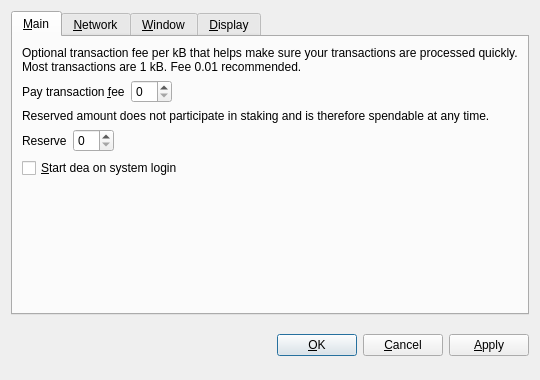
<?xml version="1.0" encoding="UTF-8"?>
<ui version="4.0">
 <class>OptionsDialog</class>
 <widget class="QDialog" name="OptionsDialog">
  <property name="geometry">
   <rect>
    <x>0</x>
    <y>0</y>
    <width>540</width>
    <height>380</height>
   </rect>
  </property>
  <property name="windowTitle">
   <string>Options</string>
  </property>
  <property name="modal">
   <bool>true</bool>
  </property>
  <layout class="QVBoxLayout" name="verticalLayout">
   <item>
    <widget class="QTabWidget" name="tabWidget">
     <property name="tabPosition">
      <enum>QTabWidget::North</enum>
     </property>
     <property name="currentIndex">
      <number>0</number>
     </property>
     <widget class="QWidget" name="tabMain">
      <attribute name="title">
       <string>&amp;Main</string>
      </attribute>
      <layout class="QVBoxLayout" name="verticalLayout_Main">
       <item>
        <widget class="QLabel" name="transactionFeeInfoLabel">
         <property name="text">
          <string>Optional transaction fee per kB that helps make sure your transactions are processed quickly. Most transactions are 1 kB. Fee 0.01 recommended.</string>
         </property>
         <property name="textFormat">
          <enum>Qt::PlainText</enum>
         </property>
         <property name="wordWrap">
          <bool>true</bool>
         </property>
        </widget>
       </item>
       <item>
        <layout class="QHBoxLayout" name="horizontalLayoutFee">
         <item>
          <widget class="QLabel" name="transactionFeeLabel">
           <property name="text">
            <string>Pay transaction &amp;fee</string>
           </property>
           <property name="textFormat">
            <enum>Qt::PlainText</enum>
           </property>
           <property name="buddy">
            <cstring>transactionFee</cstring>
           </property>
          </widget>
         </item>
         <item>
          <widget class="BitcoinAmountField" name="transactionFee"/>
         </item>
         <item>
          <spacer name="horizontalSpacerFee">
           <property name="orientation">
            <enum>Qt::Horizontal</enum>
           </property>
           <property name="sizeHint" stdset="0">
            <size>
             <width>40</width>
             <height>20</height>
            </size>
           </property>
          </spacer>
         </item>
        </layout>
       </item>
       <item>
        <widget class="QLabel" name="reserveBalanceInfoLabel">
         <property name="text">
          <string>Reserved amount does not participate in staking and is therefore spendable at any time.</string>
         </property>
         <property name="textFormat">
          <enum>Qt::PlainText</enum>
         </property>
         <property name="wordWrap">
          <bool>true</bool>
         </property>
        </widget>
       </item>
       <item>
        <layout class="QHBoxLayout" name="horizontalLayoutReserveBalance">
         <item>
          <widget class="QLabel" name="reserveBalanceLabel">
           <property name="text">
            <string>Reserve</string>
           </property>
           <property name="textFormat">
            <enum>Qt::PlainText</enum>
           </property>
           <property name="buddy">
            <cstring>reserveBalance</cstring>
           </property>
          </widget>
         </item>
         <item>
          <widget class="BitcoinAmountField" name="reserveBalance"/>
         </item>
         <item>
          <spacer name="horizontalSpacerReserveBalance">
           <property name="orientation">
            <enum>Qt::Horizontal</enum>
           </property>
           <property name="sizeHint" stdset="0">
            <size>
             <width>40</width>
             <height>20</height>
            </size>
           </property>
          </spacer>
         </item>
        </layout>
       </item>
       <item>
        <widget class="QCheckBox" name="bitcoinAtStartup">
         <property name="toolTip">
          <string>Automatically start dea after logging in to the system.</string>
         </property>
         <property name="text">
          <string>&amp;Start dea on system login</string>
         </property>
        </widget>
       </item>
       <item>
        <spacer name="verticalSpacer_Main">
         <property name="orientation">
          <enum>Qt::Vertical</enum>
         </property>
         <property name="sizeHint" stdset="0">
          <size>
           <width>20</width>
           <height>40</height>
          </size>
         </property>
        </spacer>
       </item>
      </layout>
     </widget>
     <widget class="QWidget" name="tabNetwork">
      <attribute name="title">
       <string>&amp;Network</string>
      </attribute>
      <layout class="QVBoxLayout" name="verticalLayout_Network">
       <item>
        <widget class="QCheckBox" name="mapPortUpnp">
         <property name="toolTip">
          <string>Automatically open the dea client port on the router. This only works when your router supports UPnP and it is enabled.</string>
         </property>
         <property name="text">
          <string>Map port using &amp;UPnP</string>
         </property>
        </widget>
       </item>
       <item>
        <widget class="QCheckBox" name="connectSocks">
         <property name="toolTip">
          <string>Connect to the dea network through a SOCKS proxy (e.g. when connecting through Tor).</string>
         </property>
         <property name="text">
          <string>&amp;Connect through SOCKS proxy:</string>
         </property>
        </widget>
       </item>
       <item>
        <layout class="QHBoxLayout" name="horizontalLayout_Network">
         <item>
          <widget class="QLabel" name="proxyIpLabel">
           <property name="text">
            <string>Proxy &amp;IP:</string>
           </property>
           <property name="textFormat">
            <enum>Qt::PlainText</enum>
           </property>
           <property name="buddy">
            <cstring>proxyIp</cstring>
           </property>
          </widget>
         </item>
         <item>
          <widget class="QValidatedLineEdit" name="proxyIp">
           <property name="maximumSize">
            <size>
             <width>140</width>
             <height>16777215</height>
            </size>
           </property>
           <property name="toolTip">
            <string>IP address of the proxy (e.g. 127.0.0.1)</string>
           </property>
          </widget>
         </item>
         <item>
          <widget class="QLabel" name="proxyPortLabel">
           <property name="text">
            <string>&amp;Port:</string>
           </property>
           <property name="textFormat">
            <enum>Qt::PlainText</enum>
           </property>
           <property name="buddy">
            <cstring>proxyPort</cstring>
           </property>
          </widget>
         </item>
         <item>
          <widget class="QLineEdit" name="proxyPort">
           <property name="maximumSize">
            <size>
             <width>55</width>
             <height>16777215</height>
            </size>
           </property>
           <property name="toolTip">
            <string>Port of the proxy (e.g. 9050)</string>
           </property>
          </widget>
         </item>
         <item>
          <widget class="QLabel" name="socksVersionLabel">
           <property name="text">
            <string>SOCKS &amp;Version:</string>
           </property>
           <property name="textFormat">
            <enum>Qt::PlainText</enum>
           </property>
           <property name="buddy">
            <cstring>socksVersion</cstring>
           </property>
          </widget>
         </item>
         <item>
          <widget class="QValueComboBox" name="socksVersion">
           <property name="toolTip">
            <string>SOCKS version of the proxy (e.g. 5)</string>
           </property>
          </widget>
         </item>
         <item>
          <spacer name="horizontalSpacer_Network">
           <property name="orientation">
            <enum>Qt::Horizontal</enum>
           </property>
           <property name="sizeHint" stdset="0">
            <size>
             <width>40</width>
             <height>20</height>
            </size>
           </property>
          </spacer>
         </item>
        </layout>
       </item>
       <item>
        <spacer name="verticalSpacer_Network">
         <property name="orientation">
          <enum>Qt::Vertical</enum>
         </property>
         <property name="sizeHint" stdset="0">
          <size>
           <width>20</width>
           <height>40</height>
          </size>
         </property>
        </spacer>
       </item>
      </layout>
     </widget>
     <widget class="QWidget" name="tabWindow">
      <attribute name="title">
       <string>&amp;Window</string>
      </attribute>
      <layout class="QVBoxLayout" name="verticalLayout_Window">
       <item>
        <widget class="QCheckBox" name="minimizeToTray">
         <property name="toolTip">
          <string>Show only a tray icon after minimizing the window.</string>
         </property>
         <property name="text">
          <string>&amp;Minimize to the tray instead of the taskbar</string>
         </property>
        </widget>
       </item>
       <item>
        <widget class="QCheckBox" name="minimizeOnClose">
         <property name="toolTip">
          <string>Minimize instead of exit the application when the window is closed. When this option is enabled, the application will be closed only after selecting Quit in the menu.</string>
         </property>
         <property name="text">
          <string>M&amp;inimize on close</string>
         </property>
        </widget>
       </item>
       <item>
        <spacer name="verticalSpacer_Window">
         <property name="orientation">
          <enum>Qt::Vertical</enum>
         </property>
         <property name="sizeHint" stdset="0">
          <size>
           <width>20</width>
           <height>40</height>
          </size>
         </property>
        </spacer>
       </item>
      </layout>
     </widget>
     <widget class="QWidget" name="tabDisplay">
      <attribute name="title">
       <string>&amp;Display</string>
      </attribute>
      <layout class="QVBoxLayout" name="verticalLayout_Display">
       <item>
        <layout class="QHBoxLayout" name="horizontalLayout_1_Display">
         <item>
          <widget class="QLabel" name="langLabel">
           <property name="text">
            <string>User Interface &amp;language:</string>
           </property>
           <property name="textFormat">
            <enum>Qt::PlainText</enum>
           </property>
           <property name="buddy">
            <cstring>lang</cstring>
           </property>
          </widget>
         </item>
         <item>
          <widget class="QValueComboBox" name="lang">
           <property name="toolTip">
            <string>The user interface language can be set here. This setting will take effect after restarting dea.</string>
           </property>
          </widget>
         </item>
        </layout>
       </item>
       <item>
        <layout class="QHBoxLayout" name="horizontalLayout_2_Display">
         <item>
          <widget class="QLabel" name="unitLabel">
           <property name="text">
            <string>&amp;Unit to show amounts in:</string>
           </property>
           <property name="textFormat">
            <enum>Qt::PlainText</enum>
           </property>
           <property name="buddy">
            <cstring>unit</cstring>
           </property>
          </widget>
         </item>
         <item>
          <widget class="QValueComboBox" name="unit">
           <property name="toolTip">
            <string>Choose the default subdivision unit to show in the interface and when sending coins.</string>
           </property>
          </widget>
         </item>
        </layout>
       </item>
       <item>
        <widget class="QCheckBox" name="displayAddresses">
         <property name="toolTip">
          <string>Whether to show dea addresses in the transaction list or not.</string>
         </property>
         <property name="text">
          <string>&amp;Display addresses in transaction list</string>
         </property>
        </widget>
       </item>
       <item>
        <widget class="QCheckBox" name="coinControlFeatures">
         <property name="toolTip">
          <string>Whether to show coin control features or not.</string>
         </property>
         <property name="text">
          <string>Display coin &amp;control features (experts only!)</string>
         </property>
        </widget>
       </item>
       <item>
        <spacer name="verticalSpacer_Display">
         <property name="orientation">
          <enum>Qt::Vertical</enum>
         </property>
         <property name="sizeHint" stdset="0">
          <size>
           <width>20</width>
           <height>40</height>
          </size>
         </property>
        </spacer>
       </item>
      </layout>
     </widget>
    </widget>
   </item>
   <item>
    <layout class="QHBoxLayout" name="horizontalLayout_Buttons">
     <item>
      <spacer name="horizontalSpacer_1">
       <property name="orientation">
        <enum>Qt::Horizontal</enum>
       </property>
       <property name="sizeHint" stdset="0">
        <size>
         <width>40</width>
         <height>48</height>
        </size>
       </property>
      </spacer>
     </item>
     <item>
      <widget class="QLabel" name="statusLabel">
       <property name="font">
        <font>
         <weight>75</weight>
         <bold>true</bold>
        </font>
       </property>
       <property name="text">
        <string/>
       </property>
       <property name="textFormat">
        <enum>Qt::PlainText</enum>
       </property>
       <property name="wordWrap">
        <bool>true</bool>
       </property>
      </widget>
     </item>
     <item>
      <spacer name="horizontalSpacer_2">
       <property name="orientation">
        <enum>Qt::Horizontal</enum>
       </property>
       <property name="sizeHint" stdset="0">
        <size>
         <width>40</width>
         <height>48</height>
        </size>
       </property>
      </spacer>
     </item>
     <item>
      <widget class="QPushButton" name="okButton">
       <property name="text">
        <string>&amp;OK</string>
       </property>
      </widget>
     </item>
     <item>
      <widget class="QPushButton" name="cancelButton">
       <property name="text">
        <string>&amp;Cancel</string>
       </property>
       <property name="autoDefault">
        <bool>false</bool>
       </property>
      </widget>
     </item>
     <item>
      <widget class="QPushButton" name="applyButton">
       <property name="text">
        <string>&amp;Apply</string>
       </property>
       <property name="autoDefault">
        <bool>false</bool>
       </property>
      </widget>
     </item>
    </layout>
   </item>
  </layout>
 </widget>
 <customwidgets>
  <customwidget>
   <class>BitcoinAmountField</class>
   <extends>QSpinBox</extends>
   <header>bitcoinamountfield.h</header>
  </customwidget>
  <customwidget>
   <class>QValueComboBox</class>
   <extends>QComboBox</extends>
   <header>qvaluecombobox.h</header>
  </customwidget>
  <customwidget>
   <class>QValidatedLineEdit</class>
   <extends>QLineEdit</extends>
   <header>qvalidatedlineedit.h</header>
  </customwidget>
 </customwidgets>
 <resources/>
 <connections/>
</ui>
